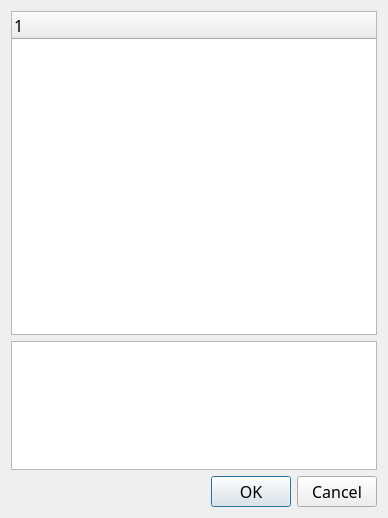
<?xml version="1.0" encoding="UTF-8"?>
<ui version="4.0">
 <class>Dialog</class>
 <widget class="QDialog" name="Dialog">
  <property name="geometry">
   <rect>
    <x>0</x>
    <y>0</y>
    <width>388</width>
    <height>518</height>
   </rect>
  </property>
  <property name="font">
   <font>
    <family>Lucida Sans</family>
    <pointsize>12</pointsize>
   </font>
  </property>
  <property name="windowTitle">
   <string>DialogSelector</string>
  </property>
  <property name="windowOpacity">
   <double>1.000000000000000</double>
  </property>
  <layout class="QVBoxLayout" name="verticalLayout" stretch="5,2,1">
   <item>
    <widget class="QTreeWidget" name="itemList">
     <property name="horizontalScrollBarPolicy">
      <enum>Qt::ScrollBarAsNeeded</enum>
     </property>
     <property name="alternatingRowColors">
      <bool>true</bool>
     </property>
     <property name="uniformRowHeights">
      <bool>true</bool>
     </property>
     <property name="animated">
      <bool>true</bool>
     </property>
     <column>
      <property name="text">
       <string notr="true">1</string>
      </property>
     </column>
    </widget>
   </item>
   <item>
    <widget class="QTextBrowser" name="explanationLabel">
     <property name="acceptDrops">
      <bool>false</bool>
     </property>
     <property name="horizontalScrollBarPolicy">
      <enum>Qt::ScrollBarAlwaysOff</enum>
     </property>
    </widget>
   </item>
   <item>
    <widget class="QDialogButtonBox" name="buttonBox">
     <property name="orientation">
      <enum>Qt::Horizontal</enum>
     </property>
     <property name="standardButtons">
      <set>QDialogButtonBox::Cancel|QDialogButtonBox::Ok</set>
     </property>
    </widget>
   </item>
  </layout>
 </widget>
 <resources/>
 <connections/>
</ui>
